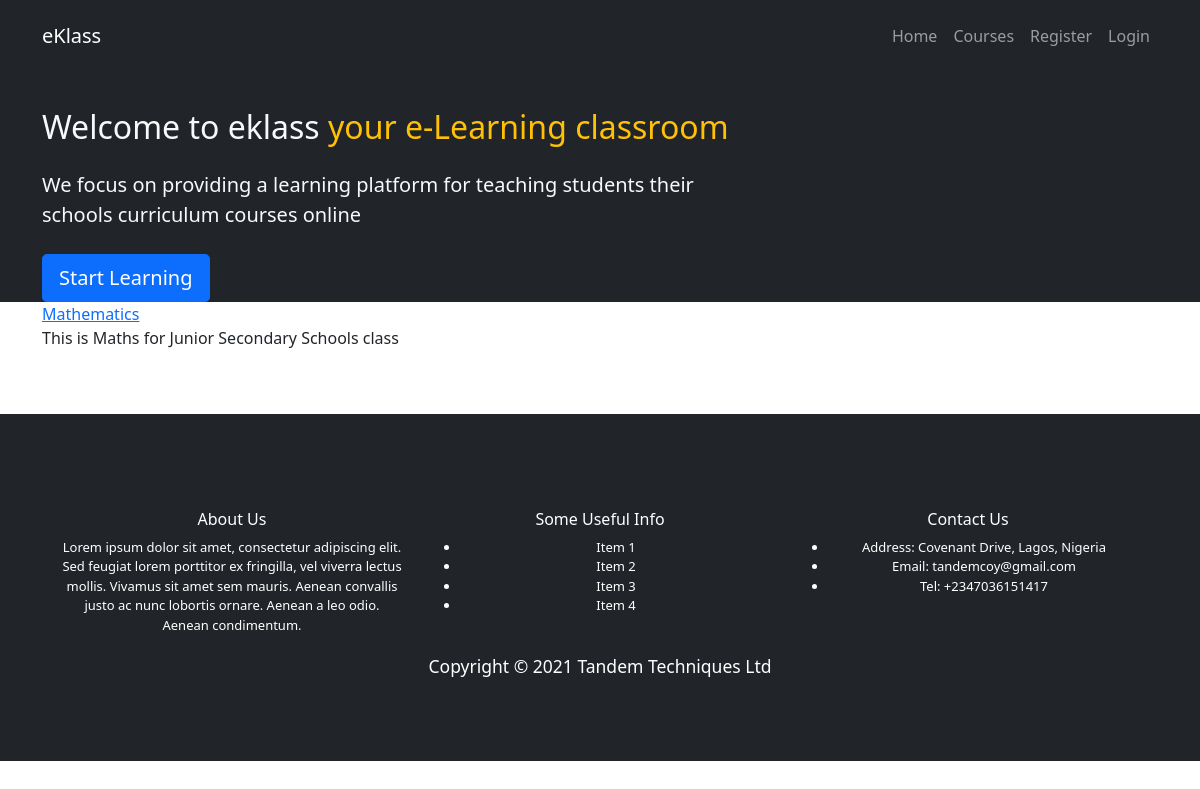
/curriculum/general-mathematics/, run on the app's committed database.
### curriculum/models.py (models this page shows, shortened)
class Subject(models.Model):
    subject_id = models.CharField(max_length=100, unique=True)
    name = models.CharField(max_length=100)
    slug = models.SlugField(null=True, blank=True)
    standard = models.ForeignKey(Standard, on_delete=models.CASCADE, related_name='subjects')
    image = models.ImageField(upload_to=save_subject_image, blank=True, verbose_name='Subject Image')
    description = models.TextField(max_length=500,blank=True)

### curriculum/views.py (the view)
# urls.py: path('<slug:slug>/', views.SubjectListView.as_view(), name='subject_list'),
class SubjectListView(DetailView):
    context_object_name = 'standards'
    model = Standard
    template_name = 'curriculum/subject_list_view.html'

### curriculum/templates/curriculum/subject_list_view.html
{% extends 'base.html' %}
{% block content %}
{% for subject in standards.subjects.all %}
          <a href="{% url 'curriculum:lesson_list' slug=subject.slug standard=standards.slug %}">{{subject.name}}</a><br>
          <p>{{subject.description|truncatechars:75}}</p><br><br>
{% endfor %}
{% endblock %}

### static/css/master_css.css (style rules this page uses)
body::before { display: block; content: ''; height: 60px; }

### data on the page
Subject: name "Mathematics", description "This is Maths for Junior Secondary Schools class"
